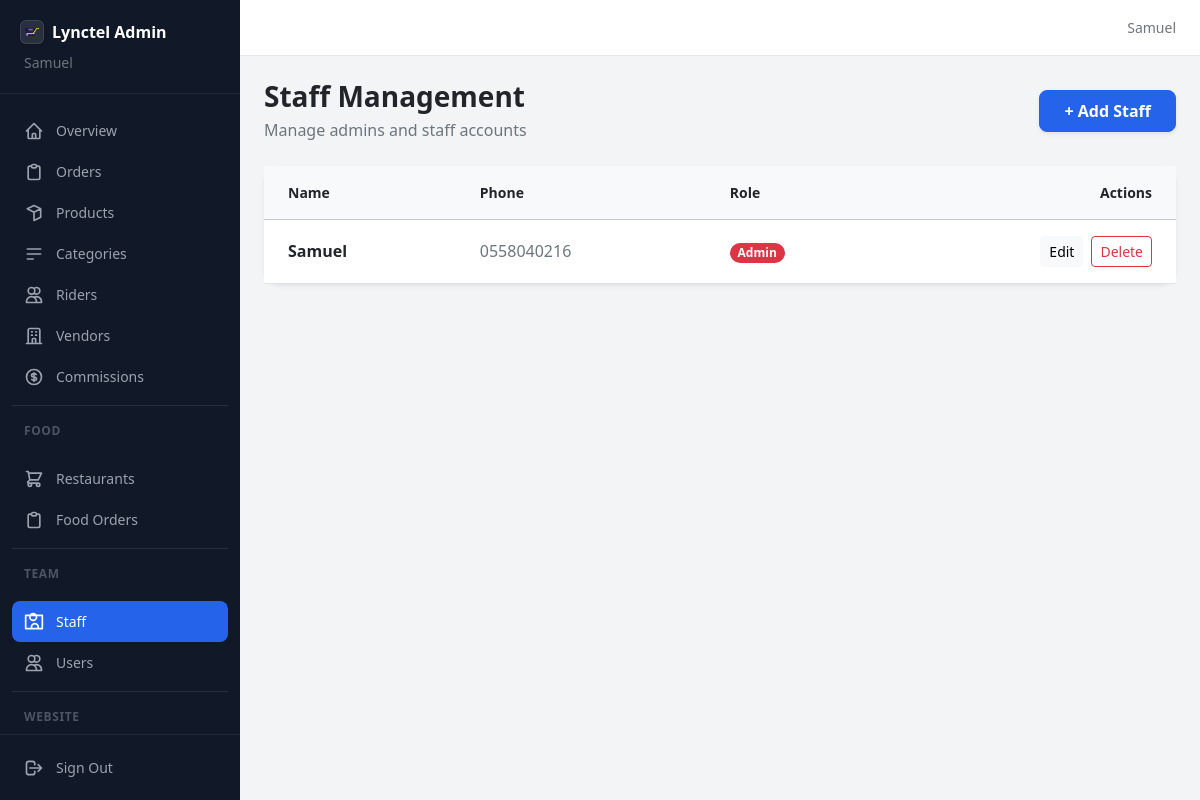
The page /dashboard/staff/ (signed in) on the database its author committed.
### ecommerce/models.py (models this page shows, shortened)
class User(AbstractUser):
    class Role(models.TextChoices):
        CUSTOMER = 'customer', _('Customer')
        ADMIN    = 'admin',    _('Admin')
        STAFF    = 'staff',    _('Staff')
        RIDER    = 'rider',    _('Rider')
        VENDOR   = 'vendor',   _('Vendor')
    uuid = models.UUIDField(
        default=uuid.uuid4,
        unique=True,
        editable=False,
        db_index=True,
    )
    role = models.CharField(
        max_length=20,
        choices=Role.choices,
        default=Role.CUSTOMER,
        db_index=True,
    )
    phone_validator = RegexValidator(
        regex=r'^(?:\+233\d{9}|233\d{9}|0\d{9})$',
        message=_(
            "Enter a valid Ghana phone number. "
            "Example: 0558040216 or +233558040216"
        ),
    )
    phone = models.CharField(
        max_length=15,
        unique=True,
        validators=[phone_validator],
        db_index=True,
        blank=True,
        null=True,
    )
    email = models.EmailField(
        unique=True,
        blank=True,
        null=True,
        default=None,
    )
    profile_pic = models.ImageField(
        upload_to='profiles/',
        blank=True,
        null=True,
    )
    address       = models.TextField(blank=True, null=True)
    city          = models.CharField(max_length=100, blank=True, null=True)
    region        = models.CharField(max_length=100, blank=True, null=True)
    country       = models.CharField(max_length=100, default='Ghana')
    date_of_birth = models.DateField(blank=True, null=True)
    bio           = models.TextField(blank=True, null=True)
    is_verified       = models.BooleanField(default=False)
    is_phone_verified = models.BooleanField(default=False)
    is_email_verified = models.BooleanField(default=False)
    created_at = models.DateTimeField(auto_now_add=True)
    updated_at = models.DateTimeField(auto_now=True)
    last_seen  = models.DateTimeField(blank=True, null=True)
    USERNAME_FIELD  = 'phone'
    REQUIRED_FIELDS = ['username']
    objects         = UserManager()
    @property
    def full_name(self):
        return f"{self.first_name} {self.last_name}".strip()
    class Meta:
        ordering = ['-created_at']
        indexes  = [
            models.Index(fields=['role']),
            models.Index(fields=['phone']),
            models.Index(fields=['created_at']),
        ]

### dashboard/views.py (the view)
# urls.py: path('staff/',                              views.staff_list,             name='staff_list'),
@admin_required
def staff_list(request):
    staff_members = User.objects.filter(role__in=['staff', 'admin'])
    return render(request, 'dashboard/staff/list.html', {'staff_members': staff_members})

### dashboard/views.py (called while the page is built)
def admin_required(view_func):
    @wraps(view_func)
    def wrapper(request, *args, **kwargs):
        if not request.user.is_authenticated:
            return redirect(f'/accounts/login/?next={request.path}')
        role = getattr(request.user, 'role', '')
        if role not in ('admin', 'staff') and not request.user.is_superuser:
            messages.error(request, 'Access denied.')
            return redirect('frontend:home')
        return view_func(request, *args, **kwargs)
    return wrapper

### ecommerce/context_processors.py (called while the page is built, shortened)
def rbac_context(request):
    perms = set(get_user_permissions(request.user))
    role  = getattr(request.user, 'role', 'customer')
    return {
        'user_role':        role,
        'role_label':       get_role_label(role),
        'role_icon':        get_role_icon(role),
        'user_permissions': perms,
        'can':              _PermissionProxy(perms),
        'all_roles':        ROLES,
    }

def google_maps(request):
    return {
        'GOOGLE_MAPS_API_KEY': getattr(settings, 'GOOGLE_MAPS_API_KEY', ''),
        'LOCATIONIQ_API_KEY':  getattr(settings, 'LOCATIONIQ_API_KEY', ''),
    }

### ecommerce/rbac.py (called while the page is built)
def get_user_permissions(user):
    if not user or not user.is_authenticated:
        return []
    role = getattr(user, 'role', 'customer')
    role_data = ROLES.get(role, ROLES['customer'])
    if role_data['permissions'] == '__all__':
        return list(ALL_PERMISSIONS)
    return list(role_data['permissions'])

def get_role_label(role):
    return ROLES.get(role, {}).get('label', role.title())

def get_role_icon(role):
    return ROLES.get(role, {}).get('icon', '👤')

### templates/dashboard/staff/list.html (shortened to what this page needs)
{% extends "dashboard/base.html" %}
{% block content %}
<div class="d-flex align-items-center justify-content-between mb-4 flex-wrap gap-3">
  <div>
    <h2 class="fs-3 fw-bold text-dark mb-0">
      Staff Management
    </h2>
    <p class="text-secondary mt-1 mb-0">
      Manage admins and staff accounts
    </p>
  </div>
  <a href="{% url 'dashboard:create_staff' %}" class="btn btn-brand fw-semibold px-4 py-2 rounded-3 shadow-sm">
    + Add Staff
  </a>
</div>
<div class="card border-0 rounded-2xl shadow-sm">
  <div class="table-responsive">
    <table class="table table-hover mb-0 align-middle">
      <thead class="table-light">
        <tr>
          <th class="px-4 py-3 small fw-semibold text-dark">Name</th>
          <th class="px-4 py-3 small fw-semibold text-dark">Phone</th>
          <th class="px-4 py-3 small fw-semibold text-dark">Role</th>
          <th class="px-4 py-3 small fw-semibold text-dark text-end">Actions</th>
        </tr>
      </thead>
      <tbody>
        {% for staff in staff_members %}
        <tr>
          <td class="px-4 py-3">
            <div class="fw-semibold text-dark">
              {{ staff.full_name }}
            </div>
          </td>
          <td class="px-4 py-3 text-secondary">
            {{ staff.phone }}
          </td>
          <td class="px-4 py-3">
            <span class="badge rounded-pill
                         {% if staff.role == 'admin' %}
                         text-bg-danger
                         {% else %}
                         text-bg-primary
                         {% endif %}">
              {{ staff.role|title }}
            </span>
          </td>
          <td class="px-4 py-3">
            <div class="d-flex justify-content-end gap-2">
              <a href="{% url 'dashboard:edit_staff' staff.id %}" class="btn btn-sm btn-light">
                Edit
              </a>
              <a href="{% url 'dashboard:delete_staff' staff.id %}" class="btn btn-sm btn-outline-danger">
                Delete
              </a>
            </div>
          </td>
        </tr>
        {% empty %}
        <tr>
          <td colspan="4" class="px-4 py-5 text-center text-secondary">
            No staff members found.
          </td>
        </tr>
        {% endfor %}
      </tbody>
    </table>
  </div>
</div>
{% endblock %}

### templates/dashboard/base.html (shortened to what this page needs)
<!DOCTYPE html>
<html lang="en">
<head>
  {% load static %}
  <link href="https://cdn.jsdelivr.net/npm/bootstrap@5.3.3/dist/css/bootstrap.min.css" rel="stylesheet"/>
  <link rel="stylesheet" href="{% static 'css/dashboard-admin.css' %}"/>
</head>
<body class="bg-body-tertiary">
<div class="dash-sidebar" id="sidebar">
  <div class="dash-sidebar-header">
    <a href="{% url 'dashboard:home' %}" class="d-flex align-items-center gap-2 text-decoration-none fw-bold fs-6">
      <img src="{% static 'logo.png' %}"
           alt="Lynctel Logo"
           class="icon-6 rounded object-fit-contain bg-white bg-opacity-10 border border-white border-opacity-10 p-1 shadow-sm">
      <span class="text-white">Lynctel Admin</span>
    </a>
    <p class="small text-secondary mt-2 mb-0 ps-1">{{ request.user.get_full_name }}</p>
  </div>
  <nav class="dash-sidebar-nav">
    {% with request.resolver_match.url_name as url_name %}
    <a href="{% url 'dashboard:home' %}"
       class="dash-nav-link {% if url_name == 'home' %}active{% endif %}">
      <svg class="icon-5" fill="none" stroke="currentColor" viewBox="0 0 24 24">
        <path stroke-linecap="round" stroke-linejoin="round" stroke-width="2"
              d="M3 12l2-2m0 0l7-7 7 7M5 10v10a1 1 0 001 1h3m10-11l2 2m-2-2v10a1 1 0 01-1 1h-3m-6 0a1 1 0 001-1v-4a1 1 0 011-1h2a1 1 0 011 1v4a1 1 0 001 1m-6 0h6"/>
      </svg>
      Overview
    </a>
    <a href="{% url 'dashboard:order_list' %}"
       class="dash-nav-link {% if 'order' in url_name and 'food' not in url_name %}active{% endif %}">
      <svg class="icon-5" fill="none" stroke="currentColor" viewBox="0 0 24 24">
        <path stroke-linecap="round" stroke-linejoin="round" stroke-width="2"
              d="M9 5H7a2 2 0 00-2 2v12a2 2 0 002 2h10a2 2 0 002-2V7a2 2 0 00-2-2h-2M9 5a2 2 0 002 2h2a2 2 0 002-2M9 5a2 2 0 012-2h2a2 2 0 012 2"/>
      </svg>
      Orders
    </a>
    <a href="{% url 'dashboard:product_list' %}"
       class="dash-nav-link {% if 'product' in url_name %}active{% endif %}">
      <svg class="icon-5" fill="none" stroke="currentColor" viewBox="0 0 24 24">
        <path stroke-linecap="round" stroke-linejoin="round" stroke-width="2"
              d="M20 7l-8-4-8 4m16 0l-8 4m8-4v10l-8 4m0-10L4 7m8 4v10"/>
      </svg>
      Products
    </a>
    <a href="{% url 'dashboard:category_list' %}"
       class="dash-nav-link {% if 'category' in url_name %}active{% endif %}">
      <svg class="icon-5" fill="none" stroke="currentColor" viewBox="0 0 24 24">
        <path stroke-linecap="round" stroke-linejoin="round" stroke-width="2" d="M4 6h16M4 12h16M4 18h7"/>
      </svg>
      Categories
    </a>
    <a href="{% url 'dashboard:rider_list' %}"
       class="dash-nav-link {% if 'rider' in url_name %}active{% endif %}">
      <svg class="icon-5" fill="none" stroke="currentColor" viewBox="0 0 24 24">
        <path stroke-linecap="round" stroke-linejoin="round" stroke-width="2"
              d="M12 4.354a4 4 0 110 5.292M15 21H3v-1a6 6 0 0112 0v1zm0 0h6v-1a6 6 0 00-9-5.197M13 7a4 4 0 11-8 0 4 4 0 018 0z"/>
      </svg>
      Riders
    </a>
    <a href="{% url 'dashboard:vendor_list' %}"
       class="dash-nav-link {% if 'vendor' in url_name and 'food' not in url_name and 'commission' not in url_name %}active{% endif %}">
      <svg class="icon-5" fill="none" stroke="currentColor" viewBox="0 0 24 24">
        <path stroke-linecap="round" stroke-linejoin="round" stroke-width="2"
              d="M19 21V5a2 2 0 00-2-2H7a2 2 0 00-2 2v16m14 0h2m-2 0h-5m-9 0H3m2 0h5M9 7h1m-1 4h1m4-4h1m-1 4h1m-5 10v-5a1 1 0 011-1h2a1 1 0 011 1v5m-4 0h4"/>
      </svg>
      Vendors
    </a>
    <a href="{% url 'dashboard:commission_overview' %}"
       class="dash-nav-link {% if 'commission' in url_name %}active{% endif %}">
      Commissions
    </a>
    <hr class="border-secondary my-2 opacity-25"/>
    <p class="dash-nav-section">Food</p>
    <a href="{% url 'dashboard:food_vendor_list' %}"
       class="dash-nav-link {% if 'food_vendor' in url_name %}active{% endif %}">
      <svg class="icon-5" fill="none" stroke="currentColor" viewBox="0 0 24 24">
        <path stroke-linecap="round" stroke-linejoin="round" stroke-width="2"
              d="M3 3h2l.4 2M7 13h10l4-8H5.4M7 13L5.4 5M7 13l-2.293 2.293c-.63.63-.184 1.707.707 1.707H17m0 0a2 2 0 100 4 2 2 0 000-4zm-8 2a2 2 0 11-4 0 2 2 0 014 0z"/>
      </svg>
      Restaurants
    </a>
    <a href="{% url 'dashboard:food_orders' %}"
       class="dash-nav-link {% if 'food_orders' in url_name %}active{% endif %}">
      <svg class="icon-5" fill="none" stroke="currentColor" viewBox="0 0 24 24">
        <path stroke-linecap="round" stroke-linejoin="round" stroke-width="2"
              d="M9 5H7a2 2 0 00-2 2v12a2 2 0 002 2h10a2 2 0 002-2V7a2 2 0 00-2-2h-2M9 5a2 2 0 002 2h2a2 2 0 002-2M9 5a2 2 0 012-2h2a2 2 0 012 2"/>
      </svg>
      Food Orders
    </a>
    <hr class="border-secondary my-2 opacity-25"/>
    <p class="dash-nav-section">Team</p>
    <a href="{% url 'dashboard:staff_list' %}"
       class="dash-nav-link {% if 'staff' in url_name %}active{% endif %}">
      <svg class="icon-5" fill="none" stroke="currentColor" viewBox="0 0 24 24">
        <path stroke-linecap="round" stroke-linejoin="round" stroke-width="2"
              d="M17 20h5V4H2v16h5m10 0v-2a4 4 0 00-8 0v2m8 0H7m4-10a4 4 0 110-8 4 4 0 010 8z"/>
      </svg>
      Staff
    </a>
    <a href="{% url 'dashboard:user_list' %}"
       class="dash-nav-link {% if 'user' in url_name %}active{% endif %}">
      <svg class="icon-5" fill="none" stroke="currentColor" viewBox="0 0 24 24">
        <path stroke-linecap="round" stroke-linejoin="round" stroke-width="2"
              d="M12 4.354a4 4 0 110 5.292M15 21H3v-1a6 6 0 0112 0v1zm0 0h6v-1a6 6 0 00-9-5.197M13 7a4 4 0 11-8 0 4 4 0 018 0z"/>
      </svg>
      Users
    </a>
    <hr class="border-secondary my-2 opacity-25"/>
    <p class="dash-nav-section">Website</p>
    {% endwith %}
  </nav>
  <div class="dash-sidebar-footer">
    <a href="{% url 'accounts:logout' %}" class="dash-nav-link text-danger-hover">
      <svg class="icon-5" fill="none" stroke="currentColor" viewBox="0 0 24 24">
        <path stroke-linecap="round" stroke-linejoin="round" stroke-width="2"
              d="M17 16l4-4m0 0l-4-4m4 4H7m6 4v1a3 3 0 01-3 3H6a3 3 0 01-3-3V7a3 3 0 013-3h4a3 3 0 013 3v1"/>
      </svg>
      Sign Out
    </a>
  </div>
</div>
<div class="dash-content-area">
  <header class="dash-topbar">
    <span class="small text-secondary d-none d-md-block">{{ request.user.get_full_name|default:request.user.phone }}</span>
  </header>
  <main class="dash-main">
    {% block content %}{% endblock %}
  </main>
</div>
</body>
</html>

### static/css/dashboard-admin.css (style rules this page uses)
:root { --dash-brand: #2563EB; --dash-brand-dark: #1D4ED8; --dash-brand-light: #EFF6FF; --dash-sidebar-w: 240px; }
.btn-brand { background-color: var(--dash-brand); border-color: var(--dash-brand); color: #fff; }
.rounded-2xl { border-radius: 1rem !important; }
.icon-5 { width: 1.25rem; height: 1.25rem; }
.icon-6 { width: 1.5rem; height: 1.5rem; }
.dash-sidebar { position: fixed; top: 0; left: 0; bottom: 0; z-index: 1045; width: var(--dash-sidebar-w); background: #111827; color: #fff; display: flex; flex-direction: column; transform: translateX(-100%); transition: transform .2s ease; }
@media (min-width: 992px) { .dash-sidebar { transform: translateX(0); } }
.dash-sidebar-header { padding: 1.25rem; border-bottom: 1px solid #1f2937; }
.dash-sidebar-nav { flex: 1 1 auto; padding: 1rem .75rem; overflow-y: auto; }
.dash-sidebar-footer { padding: .75rem; border-top: 1px solid #1f2937; }
.dash-nav-section { padding: .5rem .75rem .125rem; font-size: .75rem; font-weight: 600; color: #4b5563; text-transform: uppercase; letter-spacing: .05em; }
.dash-nav-link { display: flex; align-items: center; gap: .75rem; padding: .625rem .75rem; border-radius: .5rem; font-size: .875rem; font-weight: 500; color: #9ca3af; text-decoration: none; transition: background-color .15s, color .15s; }
.dash-nav-link.active { background: var(--dash-brand); color: #fff; }
.dash-content-area { display: flex; flex-direction: column; min-height: 100vh; }
@media (min-width: 992px) { .dash-content-area { margin-left: var(--dash-sidebar-w); } }
.dash-topbar { background: #fff; border-bottom: 1px solid #e5e7eb; height: 3.5rem; padding: 0 1rem; display: flex; align-items: center; justify-content: space-between; position: sticky; top: 0; z-index: 1030; }
@media (min-width: 992px) { .dash-topbar { padding: 0 1.5rem; } }
.dash-main { flex: 1 1 auto; padding: 1rem; background: #f3f4f6; }
@media (min-width: 992px) { .dash-main { padding: 1.5rem; } }

### rows shown on the page
User: user.get_full_name "Samuel", full_name "Samuel", phone "0558040216", role "Admin"
